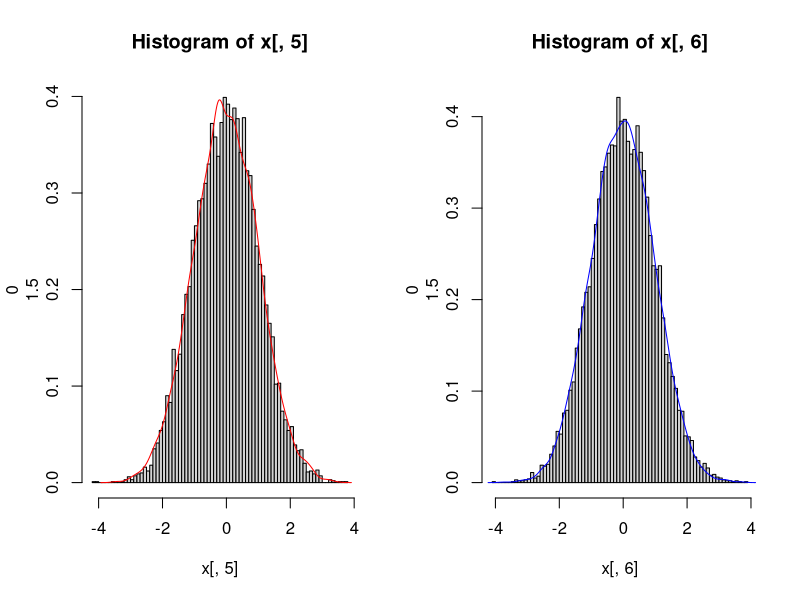
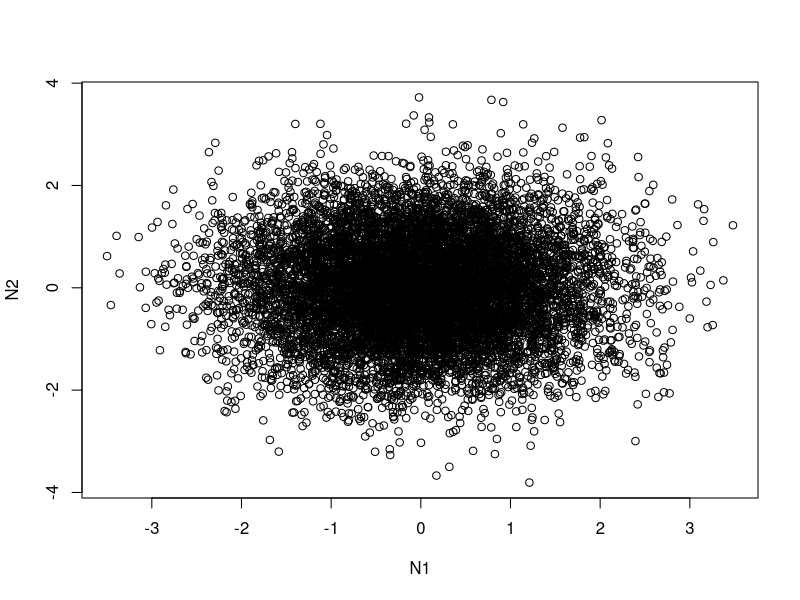
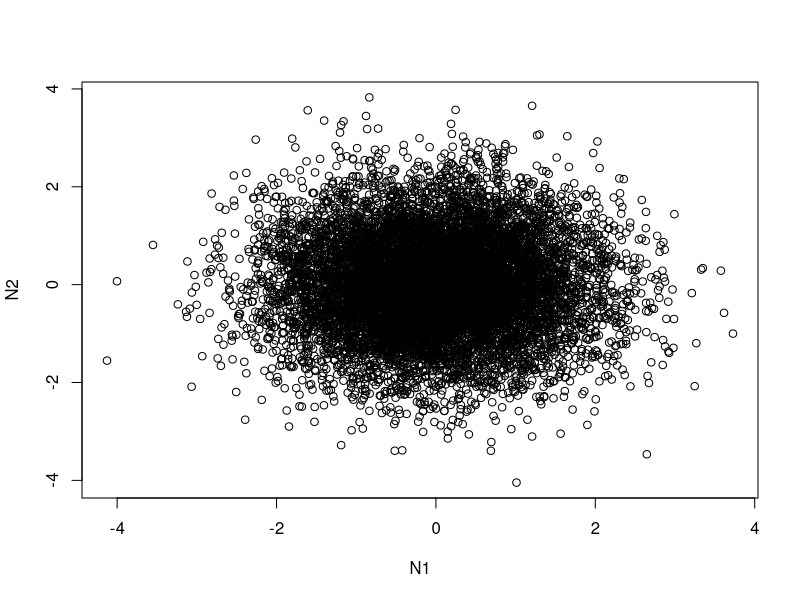
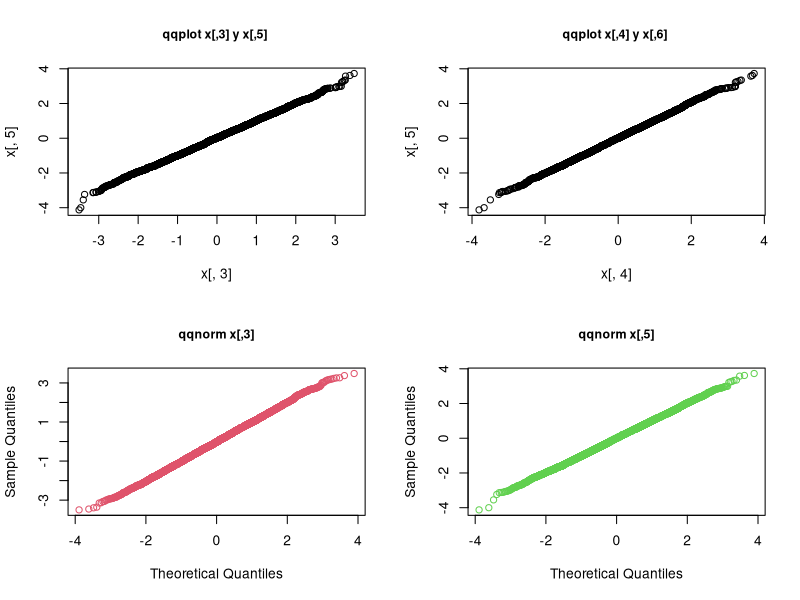
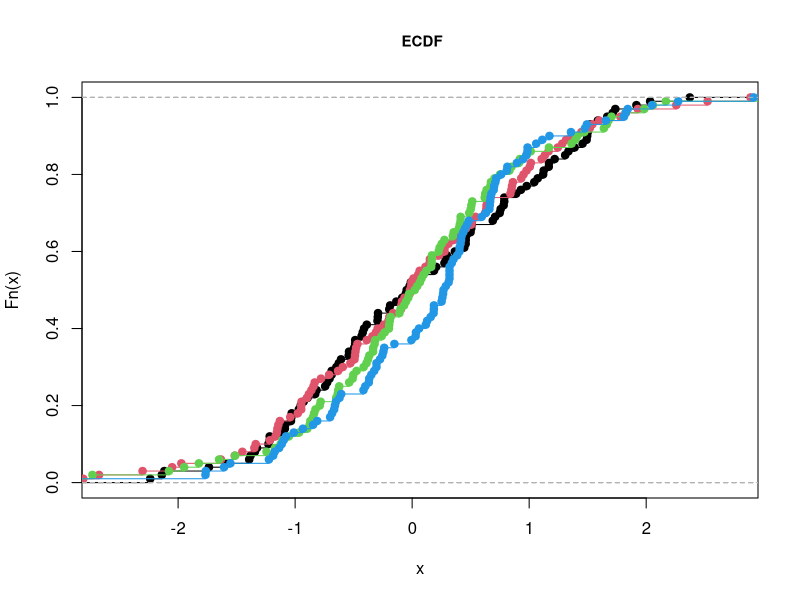

Reproduce these figures in R, in order.
#algoritmo de Box MUller
t<-10000
x<-matrix(0,t,6)
set.seed(1234)
x[,1]<-runif(t)
x[,2]<-runif(t)
x[,3]<-sqrt(-2*log(x[,1]))*cos(2*pi*x[,2])
x[,4]<-sqrt(-2*log(x[,1]))*sin(2*pi*x[,2])
x[,5]<-rnorm(t)
x[,6]<-rnorm(t)
head(x)
summary(x[,3:4])
par(mfrow=c(1,2))
hist(x[,5],probability = TRUE, ylab=c(0,1.5),breaks = 100)
lines(density(x[,3]),col="red")
hist(x[,6],probability = TRUE, ylab=c(0,1.5),breaks = 100)
lines(density(x[,4]),col="blue")
par(mfrow=c(1,1))
plot(x[,3],x[,4],xlab="N1",ylab="N2",pch=1)
plot(x[,5],x[,6],xlab="N1",ylab="N2",pch=1)
cor(x[,3],x[,4])

test3<-function(){x[,1]<-runif(t)
x[,2]<-runif(t)
x[,3]<-sqrt(-2*log(x[,1]))*cos(2*pi*x[,2])
x[,4]<-sqrt(-2*log(x[,1]))*sin(2*pi*x[,2])}

test4<-function(){
  x[,5]<-rnorm(t)
  x[,6]<-rnorm(t)
}

system.time(test3());system.time(test4())

par(mfrow=c(2,2))
qqplot(x[,3],x[,5],main="qqplot x[,3] y x[,5] ", cex.main=0.9)
qqplot(x[,4],x[,5],main="qqplot x[,4] y x[,6] ", cex.main=0.9)
qqnorm(x[,3],main="qqnorm x[,3]", cex.main=0.9, col=2)
qqnorm(x[,5],main="qqnorm x[,5]", cex.main=0.9, col=3)

t<-100
x<-matrix(0,t,6)
set.seed(1234)
x[,1]<-runif(t)
x[,2]<-runif(t)
x[,3]<-sqrt(-2*log(x[,1]))*cos(2*pi*x[,2])
x[,4]<-sqrt(-2*log(x[,1]))*sin(2*pi*x[,2])
x[,5]<-rnorm(t)
x[,6]<-rnorm(t)
par(mfrow=c(1,1))

plot(ecdf(x[,3]),main=" ECDF", cex.main=0.9)
lines(ecdf(x[,4]),col=2)
lines(ecdf(x[,5]),col=3)
lines(ecdf(x[,6]),col=4)
 